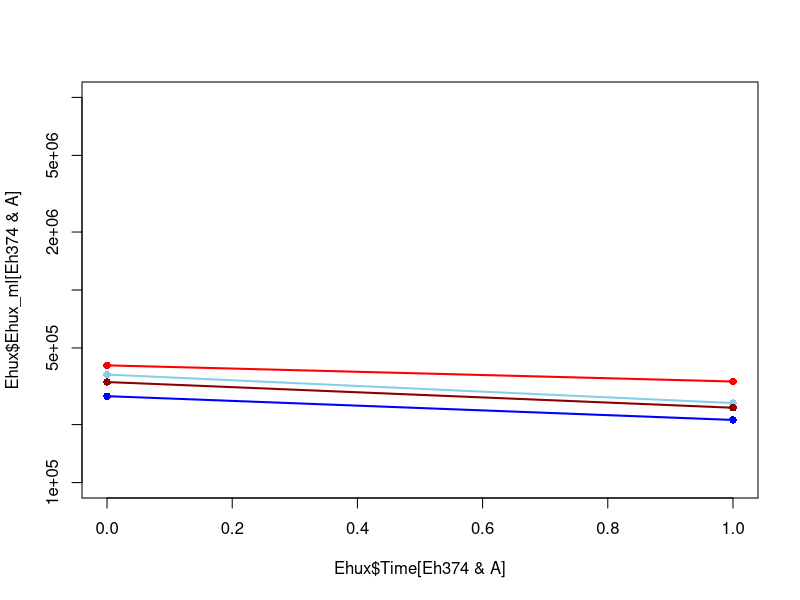

This chart was generated by the following R code:
library(data.table)
library(tidyverse)

flowData <- fread('Ehux374_1516_PrelimGrowth.csv')

flowData$Ehux_ml <- flowData$Ehux_AbsCounts*(1/flowData$DilutionFactor)

#Collapse technical reps
Ehux <- flowData %>% 
  na.omit() %>% 
  group_by(., Time, Culture, Rep) %>% 
  summarize(., Ehux_ml=mean(Ehux_ml))

Eh1516 <- Ehux$Culture=='1516'
Eh374 <- Ehux$Culture=='374'
A <- Ehux$Rep=='A'
B <- Ehux$Rep=='B'

plotter<- function(time, N, color){
  points(time, N, pch=16, col=color)
  lines(time, N, pch=16, col=color, lwd=2)
}


plot(Ehux$Time[Eh374 & A], Ehux$Ehux_ml[Eh374 & A], pch=16, log='y', ylim=c(1E5, 1E7), type='n')
plotter(Ehux$Time[Eh374 & A], Ehux$Ehux_ml[Eh374 & A], color='blue')
plotter(Ehux$Time[Eh374 & B], Ehux$Ehux_ml[Eh374 & B], color='skyblue')

plotter(Ehux$Time[Eh1516 & A], Ehux$Ehux_ml[Eh1516 & A], color='red')
plotter(Ehux$Time[Eh1516 & B], Ehux$Ehux_ml[Eh1516 & B], color='darkred')
